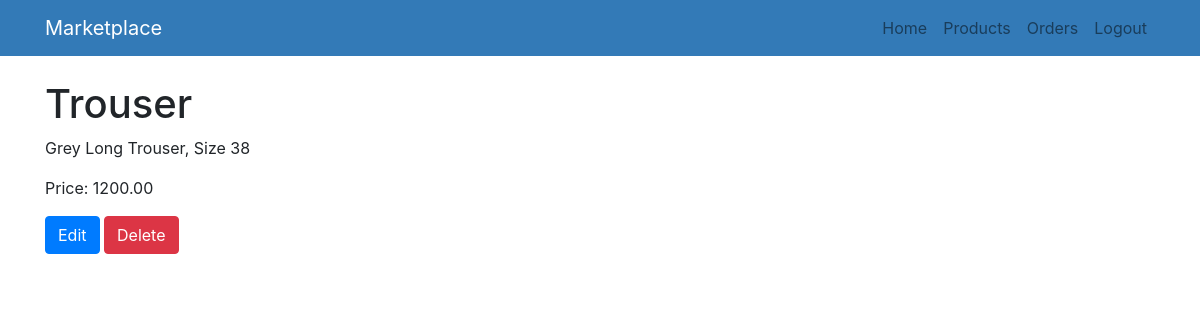
The app's page /market/product/2 (signed in) with its own data.
### marketplace/models.py (models this page shows, shortened)
class Product(models.Model):
    name = models.CharField(max_length=255)
    description = models.TextField(blank=True, null=True)
    price = models.DecimalField(max_digits=10, decimal_places=2)
    quantity = models.IntegerField(blank=False, null=False)

### marketplace/views.py (the view)
# urls.py: path('product/<int:pk>', ProductDetailView.as_view(), name='product_detail'),
class ProductDetailView(LoginRequiredMixin, UserPassesTestMixin, View):
    def get(self, request, pk):
        product = get_object_or_404(Product, pk=pk)
        return render(request, 'marketplace/product_detail.html', {'product': product})
    def test_func(self):
        return self.request.user.is_superuser

### templates/marketplace/product_detail.html (shortened to what this page needs)
{% extends 'base.html' %}
{% block content %}
    <h1>{{ product.name }}</h1>
    <p>{{ product.description }}</p>
    <p>Price: {{ product.price }}</p>
    <a href="{% url 'product_update' product.pk %}" class="btn btn-primary">Edit</a>
    <form method="post" action="{% url 'product_delete' product.pk %}" style="display: inline">
        <button type="submit" class="btn btn-danger" onclick="return confirm('Are you sure?')">Delete</button>
    </form>
{% endblock %}

### records on screen
Product: name "Trouser", description "Grey Long Trouser, Size 38", price "1200.00"
